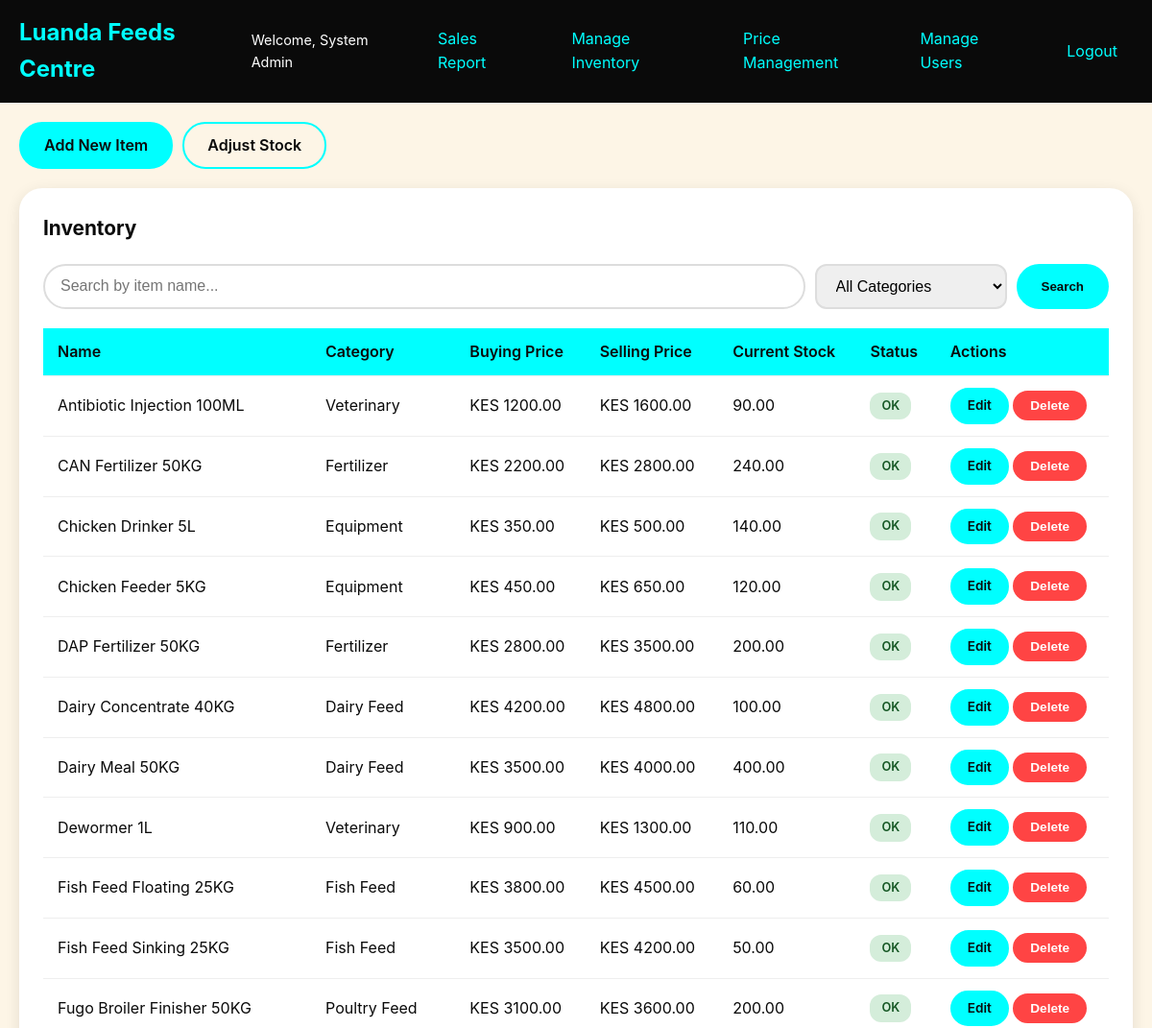
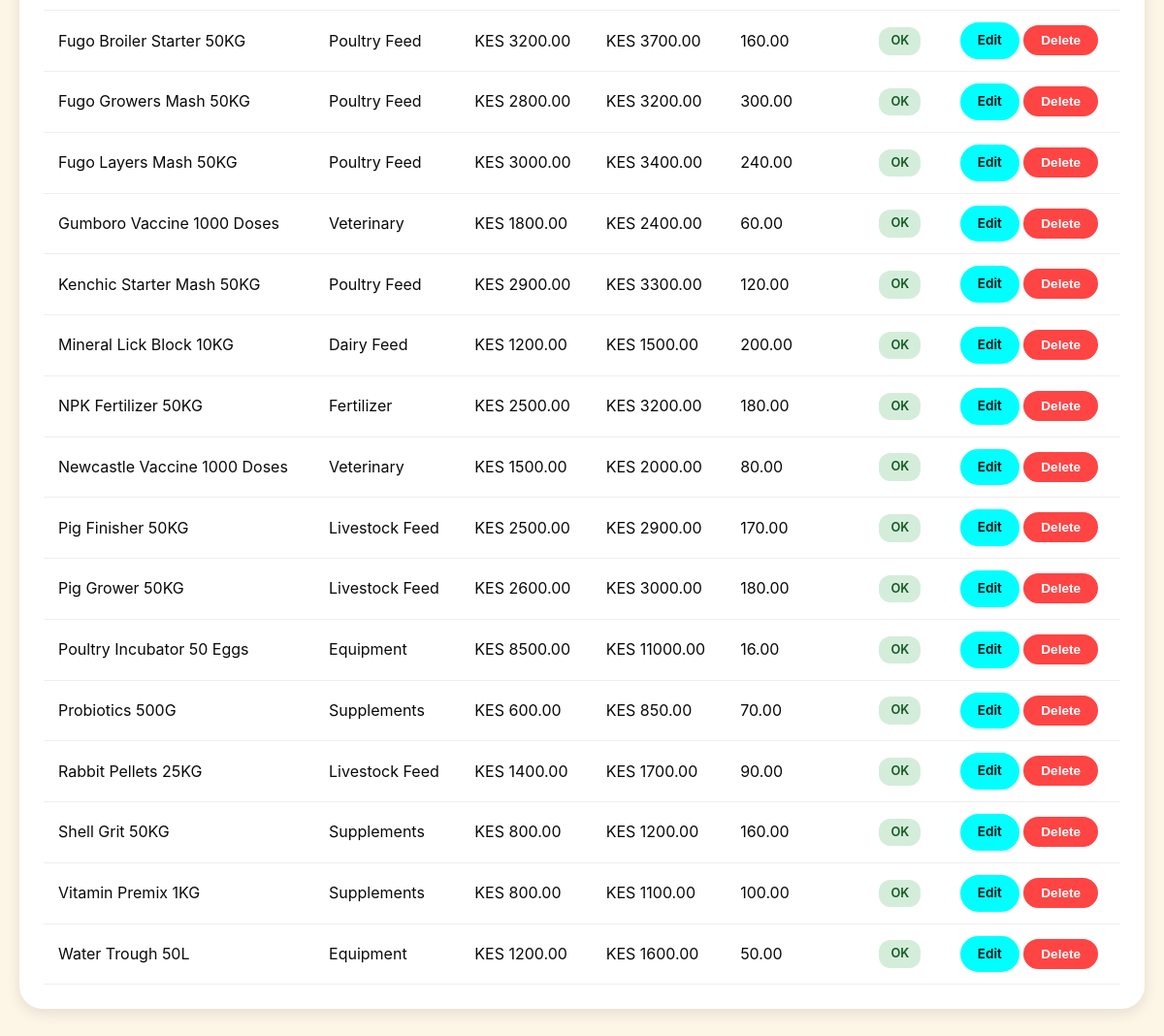
The app's page /inventory/ (signed in) with its own data (2 pictures, top to bottom).
### users/models.py (models this page shows, shortened)
class User(AbstractUser):
    ROLE_CHOICES = [
        ('cashier', 'Cashier'),
        ('inventory', 'Inventory Manager'),
        ('manager', 'Manager'),
    ]
    role = models.CharField(max_length=20, choices=ROLE_CHOICES, default='cashier')
    class Meta:
        ordering = ['username']
    def is_manager(self):
        return self.role == 'manager' or self.is_superuser
    def can_manage_inventory(self):
        return self.role in ['inventory', 'manager'] or self.is_superuser
    def can_manage_users(self):
        return self.is_manager()
    def can_manage_prices(self):
        return self.is_manager()
    def can_view_reports(self):
        return self.is_manager()

### inventory/models.py (models this page shows, shortened)
class Item(models.Model):
    name = models.CharField(max_length=255, unique=True)
    code = models.CharField(max_length=100, unique=True, editable=False, blank=True)
    buying_price = models.DecimalField(max_digits=12, decimal_places=2)
    selling_price = models.DecimalField(max_digits=12, decimal_places=2)
    current_stock = models.DecimalField(max_digits=14, decimal_places=3, default=0)
    category = models.CharField(max_length=100, blank=True, default='')
    low_stock_threshold = models.DecimalField(max_digits=14, decimal_places=3, default=0)
    created_at = models.DateTimeField(auto_now_add=True)
    updated_at = models.DateTimeField(auto_now=True)
    class Meta:
        ordering = ['name']
        verbose_name = 'Item'
        verbose_name_plural = 'Items'
    def is_low_stock(self):
        return self.current_stock <= self.low_stock_threshold
    @property
    def status(self):
        return 'Low Stock' if self.is_low_stock() else 'OK'

### inventory/views.py (the view)
# urls.py: path('', views.inventory_list, name='inventory_list'),
@login_required
def inventory_list(request):
    search_query = request.GET.get('search', '')
    category_filter = request.GET.get('category', '')
    items = Item.objects.all()
    if search_query:
        items = items.filter(name__icontains=search_query)
    if category_filter:
        items = items.filter(category=category_filter)
    categories = Item.objects.exclude(category='').values_list('category', flat=True).distinct()
    low_stock_items = Item.objects.filter(
        current_stock__lte=F('low_stock_threshold')
    ).values_list('id', flat=True)
    context = {
        'items': items,
        'search_query': search_query,
        'category_filter': category_filter,
        'categories': categories,
        'low_stock_items': list(low_stock_items),
    }
    return render(request, 'inventory/inventory_list.html', context)

### luanda_feeds/context_processors.py (called while the page is built)
def currency(request):
    from django.conf import settings
    return {'CURRENCY_SYMBOL': getattr(settings, 'CURRENCY_SYMBOL', 'KES')}

### templates/inventory/inventory_list.html (shortened to what this page needs)
{% extends 'base.html' %}
{% block content %}
<div class="action-buttons">
    <a href="{% url 'inventory:add_item' %}" class="btn">Add New Item</a>
    <a href="{% url 'inventory:adjust_stock' %}" class="btn btn-outline">Adjust Stock</a>
</div>
<div class="card">
    <h2 class="card-title">Inventory</h2>
    <div class="search-bar">
        <form method="get" style="display: flex; gap: 10px; width: 100%;">
            <input type="text" name="search" placeholder="Search by item name..." value="{{ search_query }}">
            <select name="category" class="form-control" style="width: 200px;">
                <option value="">All Categories</option>
            </select>
            <button type="submit" class="btn">Search</button>
        </form>
    </div>
    {% if items %}
    <table>
        <thead>
            <tr>
                <th>Name</th>
                <th>Category</th>
                <th>Buying Price</th>
                <th>Selling Price</th>
                <th>Current Stock</th>
                <th>Status</th>
                <th>Actions</th>
            </tr>
        </thead>
        <tbody>
            {% for item in items %}
            <tr class="{% if item.id in low_stock_items %}low-stock-row{% endif %}">
                <td>{{ item.name }}</td>
                <td>{{ item.category|default:"-" }}</td>
                <td>{{ CURRENCY_SYMBOL }} {{ item.buying_price|floatformat:2 }}</td>
                <td>{{ CURRENCY_SYMBOL }} {{ item.selling_price|floatformat:2 }}</td>
                <td>{{ item.current_stock|floatformat:2 }}</td>
                <td>
                    <span class="status-badge status-{% if item.is_low_stock %}low{% else %}ok{% endif %}">
                        {{ item.status }}
                    </span>
                </td>
                <td>
                    <a href="{% url 'inventory:edit_item' item.id %}" class="btn btn-sm">Edit</a>
                    <button type="button" class="btn btn-sm btn-danger" onclick="deleteItem({{ item.id }}, '{{ item.name|escapejs }}')">Delete</button>
                </td>
            </tr>
            {% endfor %}
        </tbody>
    </table>
    {% else %}
    <div class="empty-state">
        <p>No items found in inventory.</p>
        <a href="{% url 'inventory:add_item' %}" class="btn">Add First Item</a>
    </div>
    {% endif %}
</div>
{% endblock %}

### templates/base.html (shortened to what this page needs)
<!DOCTYPE html>
<html lang="en">
<head>
    {% load static %}
    <link rel="stylesheet" href="{% static 'css/style.css' %}">
</head>
<body>
    <nav class="navbar">
        <a href="{% url 'users:dashboard' %}" class="navbar-brand">Luanda Feeds Centre</a>
        {% if user.is_authenticated %}
        <div class="navbar-menu">
            <div class="nav-links" id="navLinks">
                <span class="user-welcome">Welcome, {{ user.get_full_name|default:user.username }}</span>
                {% if user.can_view_reports %}
                <a href="{% url 'reports:sales_report' %}" class="nav-link">Sales Report</a>
                {% endif %}
                {% if user.can_manage_inventory %}
                <a href="{% url 'inventory:inventory_list' %}" class="nav-link">Manage Inventory</a>
                {% endif %}
                {% if user.can_manage_prices %}
                <a href="{% url 'inventory:price_management' %}" class="nav-link">Price Management</a>
                {% endif %}
                {% if user.can_manage_users %}
                <a href="{% url 'users:manage_passwords' %}" class="nav-link">Manage Users</a>
                {% endif %}
                <a href="{% url 'logout' %}" class="nav-link">Logout</a>
            </div>
        </div>
        {% endif %}
    </nav>
    <main class="main-content">
        {% block content %}{% endblock %}
    </main>
</body>
</html>

### static/css/style.css (style rules this page uses)
:root { --bg-cream: #FDF5E6; --text-black: #0A0A0A; --accent-cyan: #00FFFF; --accent-cyan-dark: #00CCCC; }
* { margin: 0; padding: 0; box-sizing: border-box; }
body { font-family: -apple-system, BlinkMacSystemFont, 'Segoe UI', Roboto, Oxygen, Ubuntu, sans-serif; background-color: var(--bg-cream); color: var(--text-black); line-height: 1.6; }

### templates/base.html (style rules this page uses)
:root { --bg-cream: #FDF5E6; --text-black: #0A0A0A; --accent-cyan: #00FFFF; --accent-cyan-dark: #00CCCC; }
* { margin: 0; padding: 0; box-sizing: border-box; }
body { font-family: -apple-system, BlinkMacSystemFont, 'Segoe UI', Roboto, Oxygen, Ubuntu, sans-serif; background-color: var(--bg-cream); color: var(--text-black); min-height: 100vh; }
.navbar { background-color: var(--text-black); padding: 15px 20px; display: flex; justify-content: space-between; align-items: center; }
.navbar-brand { color: var(--accent-cyan); font-size: 1.5rem; font-weight: bold; text-decoration: none; }
.navbar-menu { display: flex; align-items: center; gap: 20px; }
.nav-links { display: flex; gap: 15px; align-items: center; }
.nav-link { color: var(--accent-cyan); text-decoration: none; padding: 8px 16px; border-radius: 24px; transition: all 0.3s ease; }
.user-welcome { color: #fff; font-size: 0.9rem; }
.main-content { padding: 20px; max-width: 1400px; margin: 0 auto; }
.card { background: #fff; border-radius: 24px; padding: 25px; margin-bottom: 20px; box-shadow: 0 4px 15px rgba(0, 0, 0, 0.1); }
.card-title { font-size: 1.3rem; font-weight: bold; margin-bottom: 20px; color: var(--text-black); }
.btn { display: inline-block; padding: 10px 24px; border-radius: 24px; text-decoration: none; border: 2px solid var(--accent-cyan); background-color: var(--accent-cyan); color: var(--text-black); font-weight: 600; cursor: pointer; transition: all 0.3s ease; }
.btn-outline { background-color: transparent; color: var(--text-black); }
.btn-danger { background-color: #ff4444; border-color: #ff4444; color: #fff; }
.btn-sm { padding: 6px 16px; font-size: 0.85rem; }
table { width: 100%; border-collapse: collapse; }
th, td { padding: 12px 15px; text-align: left; border-bottom: 1px solid #eee; }
th { background-color: var(--accent-cyan); font-weight: 600; color: var(--text-black); }
.form-control { width: 100%; padding: 12px 16px; border: 2px solid #ddd; border-radius: 12px; font-size: 1rem; transition: border-color 0.3s; }
.search-bar { display: flex; gap: 10px; margin-bottom: 20px; }
.search-bar input { flex: 1; padding: 12px 16px; border: 2px solid #ddd; border-radius: 24px; font-size: 1rem; }
.status-badge { display: inline-block; padding: 4px 12px; border-radius: 12px; font-size: 0.8rem; font-weight: 600; }
.status-ok { background-color: #d4edda; color: #155724; }
.action-buttons { display: flex; gap: 10px; flex-wrap: wrap; margin-bottom: 20px; }

### records on screen
User: get_full_name "System Admin"
Item: name "Antibiotic Injection 100ML", category "Veterinary", CURRENCY_SYMBOL "KES", buying_price "1200.00", selling_price "1600.00", current_stock "90.00", status "OK"
Item: name "CAN Fertilizer 50KG", category "Fertilizer", CURRENCY_SYMBOL "KES", buying_price "2200.00", selling_price "2800.00", current_stock "240.00", status "OK"
Item: name "Chicken Drinker 5L", category "Equipment", CURRENCY_SYMBOL "KES", buying_price "350.00", selling_price "500.00", current_stock "140.00", status "OK"
Item: name "Chicken Feeder 5KG", category "Equipment", CURRENCY_SYMBOL "KES", buying_price "450.00", selling_price "650.00", current_stock "120.00", status "OK"
Item: name "DAP Fertilizer 50KG", category "Fertilizer", CURRENCY_SYMBOL "KES", buying_price "2800.00", selling_price "3500.00", current_stock "200.00", status "OK"
Item: name "Dairy Concentrate 40KG", category "Dairy Feed", CURRENCY_SYMBOL "KES", buying_price "4200.00", selling_price "4800.00", current_stock "100.00", status "OK"
Item: name "Dairy Meal 50KG", category "Dairy Feed", CURRENCY_SYMBOL "KES", buying_price "3500.00", selling_price "4000.00", current_stock "400.00", status "OK"
Item: name "Dewormer 1L", category "Veterinary", CURRENCY_SYMBOL "KES", buying_price "900.00", selling_price "1300.00", current_stock "110.00", status "OK"
Item: name "Fish Feed Floating 25KG", category "Fish Feed", CURRENCY_SYMBOL "KES", buying_price "3800.00", selling_price "4500.00", current_stock "60.00", status "OK"
Item: name "Fish Feed Sinking 25KG", category "Fish Feed", CURRENCY_SYMBOL "KES", buying_price "3500.00", selling_price "4200.00", current_stock "50.00", status "OK"
Item: name "Fugo Broiler Finisher 50KG", category "Poultry Feed", CURRENCY_SYMBOL "KES", buying_price "3100.00", selling_price "3600.00", current_stock "200.00", status "OK"
Item: name "Fugo Broiler Starter 50KG", category "Poultry Feed", CURRENCY_SYMBOL "KES", buying_price "3200.00", selling_price "3700.00", current_stock "160.00", status "OK"
Item: name "Fugo Growers Mash 50KG", category "Poultry Feed", CURRENCY_SYMBOL "KES", buying_price "2800.00", selling_price "3200.00", current_stock "300.00", status "OK"
Item: name "Fugo Layers Mash 50KG", category "Poultry Feed", CURRENCY_SYMBOL "KES", buying_price "3000.00", selling_price "3400.00", current_stock "240.00", status "OK"
Item: name "Gumboro Vaccine 1000 Doses", category "Veterinary", CURRENCY_SYMBOL "KES", buying_price "1800.00", selling_price "2400.00", current_stock "60.00", status "OK"
Item: name "Kenchic Starter Mash 50KG", category "Poultry Feed", CURRENCY_SYMBOL "KES", buying_price "2900.00", selling_price "3300.00", current_stock "120.00", status "OK"
Item: name "Mineral Lick Block 10KG", category "Dairy Feed", CURRENCY_SYMBOL "KES", buying_price "1200.00", selling_price "1500.00", current_stock "200.00", status "OK"
Item: name "NPK Fertilizer 50KG", category "Fertilizer", CURRENCY_SYMBOL "KES", buying_price "2500.00", selling_price "3200.00", current_stock "180.00", status "OK"
Item: name "Newcastle Vaccine 1000 Doses", category "Veterinary", CURRENCY_SYMBOL "KES", buying_price "1500.00", selling_price "2000.00", current_stock "80.00", status "OK"
Item: name "Pig Finisher 50KG", category "Livestock Feed", CURRENCY_SYMBOL "KES", buying_price "2500.00", selling_price "2900.00", current_stock "170.00", status "OK"
Item: name "Pig Grower 50KG", category "Livestock Feed", CURRENCY_SYMBOL "KES", buying_price "2600.00", selling_price "3000.00", current_stock "180.00", status "OK"
Item: name "Poultry Incubator 50 Eggs", category "Equipment", CURRENCY_SYMBOL "KES", buying_price "8500.00", selling_price "11000.00", current_stock "16.00", status "OK"
Item: name "Probiotics 500G", category "Supplements", CURRENCY_SYMBOL "KES", buying_price "600.00", selling_price "850.00", current_stock "70.00", status "OK"
Item: name "Rabbit Pellets 25KG", category "Livestock Feed", CURRENCY_SYMBOL "KES", buying_price "1400.00", selling_price "1700.00", current_stock "90.00", status "OK"
Item: name "Shell Grit 50KG", category "Supplements", CURRENCY_SYMBOL "KES", buying_price "800.00", selling_price "1200.00", current_stock "160.00", status "OK"
Item: name "Vitamin Premix 1KG", category "Supplements", CURRENCY_SYMBOL "KES", buying_price "800.00", selling_price "1100.00", current_stock "100.00", status "OK"
Item: name "Water Trough 50L", category "Equipment", CURRENCY_SYMBOL "KES", buying_price "1200.00", selling_price "1600.00", current_stock "50.00", status "OK"
